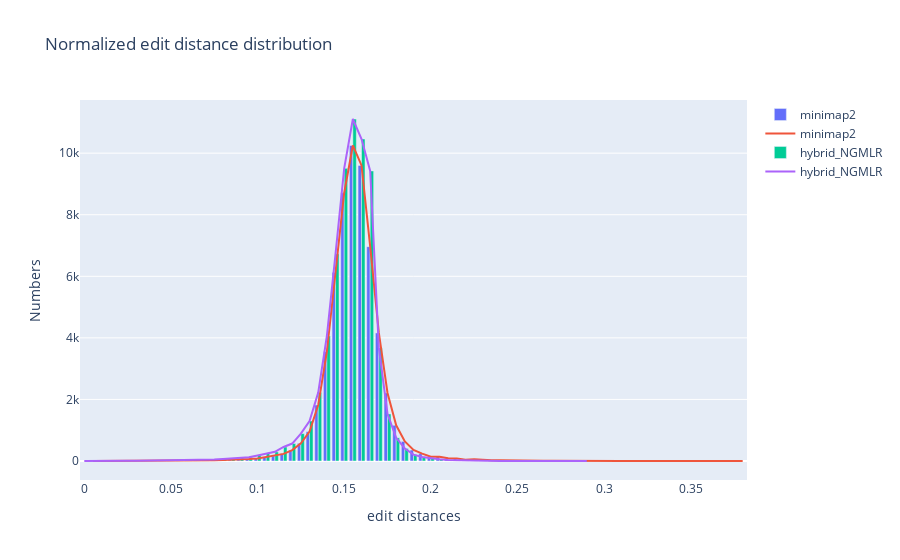

The notebook cell saved with this chart:
### Code cell
edit_distance_compare(final_edit_distance, minimap2_full_edit_distance, raw_edit_distance, hybrid=True)
